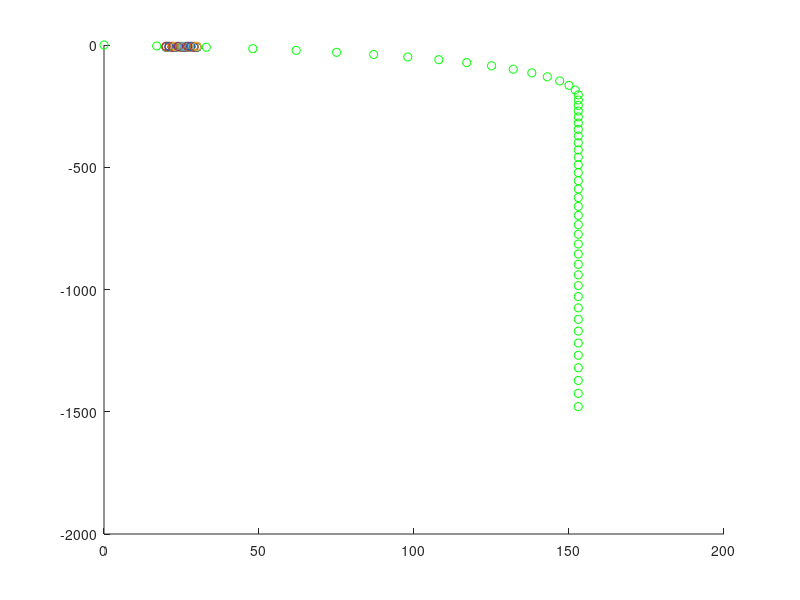

Here is the MATLAB script that generated this plot:
clc; clear;

areax = [20:30];
areay = [-10:-5];

count = 50;
pos = [0, 0];
vel = [17, -4];
stepX = [pos(1)];
stepY = [pos(2)];

for i=0:count
  pos(1) += vel(1);
  pos(2) += vel(2);
  
  vel(1) = max(vel(1) - sign(vel(1)), 0);
  vel(2) -= 1;
  
  stepX = [stepX, pos(1)];
  stepY = [stepY, pos(2)];
endfor

for y=areay
  for x=areax
    hold on;
    plot(x, y, "o");
  endfor
endfor

hold on;
plot(stepX, stepY, "go");
